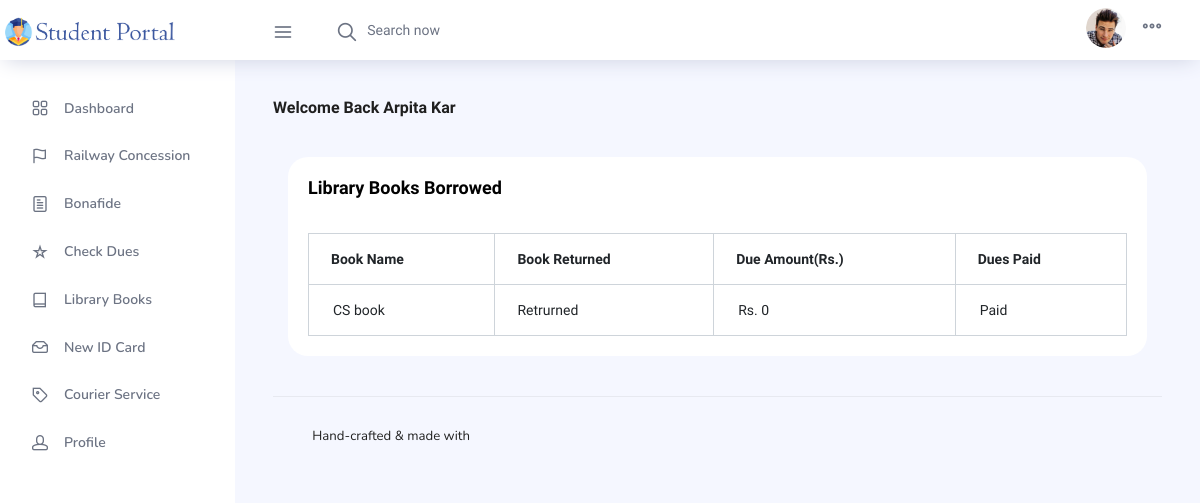
Screenshot of /student-portal/student-library-books.php (signed in) with the database file from the repository.
### tables this page shows
CREATE TABLE IF NOT EXISTS `student` (
  `s_id` int NOT NULL AUTO_INCREMENT,
  `branch` varchar(100) NOT NULL,
  `first_name` varchar(100) NOT NULL,
  `last_name` varchar(100) NOT NULL,
  `mother_name` varchar(100) NOT NULL,
  `religion` varchar(100) NOT NULL,
  `gender` varchar(100) NOT NULL,
  `dob` varchar(100) NOT NULL,
  `pob` varchar(100) NOT NULL,
  `s_email` varchar(100) NOT NULL,
  `s_pwd` varchar(100) NOT NULL,
  `phone` varchar(100) NOT NULL,
  `year` varchar(100) NOT NULL,
  `home_stn` varchar(100) NOT NULL,
  `age` varchar(100) NOT NULL,
  `ila` varchar(100) NOT NULL,
  `doa` varchar(100) NOT NULL,
  `reason` varchar(100) NOT NULL,
  `remark` varchar(100) NOT NULL,
  PRIMARY KEY (`s_id`)
);

CREATE TABLE IF NOT EXISTS `student_library_map` (
  `sr` int NOT NULL AUTO_INCREMENT,
  `s_id` int NOT NULL,
  `librarystatus` varchar(100) NOT NULL,
  `book_id` int DEFAULT NULL,
  `dues` varchar(100) DEFAULT NULL,
  `book_returned` varchar(100) NOT NULL,
  PRIMARY KEY (`sr`),
  KEY `book_id` (`book_id`),
  KEY `s_id` (`s_id`)
);

CREATE TABLE IF NOT EXISTS `library` (
  `book_id` int NOT NULL AUTO_INCREMENT,
  `book_name` varchar(100) NOT NULL,
  `author_name` varchar(100) NOT NULL,
  PRIMARY KEY (`book_id`)
);

### student-portal/student-library-books.php (the view, shortened to what this page needs)
<!DOCTYPE html>
<html lang="en">
  <head>
    <link rel="stylesheet" href="vendors/feather/feather.css">
    <link rel="stylesheet" href="vendors/ti-icons/css/themify-icons.css">
    <link rel="stylesheet" href="vendors/css/vendor.bundle.base.css">
    <link rel="stylesheet" href="vendors/datatables.net-bs4/dataTables.bootstrap4.css">
    <link rel="stylesheet" href="vendors/ti-icons/css/themify-icons.css">
    <link rel="stylesheet" type="text/css" href="js/select.dataTables.min.css">
    <link rel="stylesheet" href="css/vertical-layout-light/style.css">
    <link href="css/style.css" rel='stylesheet' type='text/css' />
    <link rel="stylesheet" href="css/clndr.css" type="text/css" />
  </head>
  <body>
    <?php
        $conn = mysqli_connect("localhost", "root", "", "crce") or die(mysqli_error($conn));
        $s_id = $_SESSION['s_id'];
        $sql = "SELECT first_name, last_name FROM student WHERE s_id='$s_id'";
        $selectResult = mysqli_query($conn,$sql);
        $studentDetails = mysqli_fetch_assoc($selectResult);
        $sName = $studentDetails["first_name"];
        $slName = $studentDetails["last_name"];
        $query = "
                  SELECT * FROM student as s, student_library_map as sl, library as l
                  WHERE
                  s.s_id = sl.s_id AND
                  sl.book_id = l.book_id AND
                  s.s_id = '$s_id';
                ";
        $data = mysqli_query($conn, $query);
    ?>
    <div class="container-scroller">
        <nav class="navbar col-lg-12 col-12 p-0 fixed-top d-flex flex-row">
          <div class="text-center navbar-brand-wrapper d-flex align-items-center justify-content-center">
            <a class="navbar-brand brand-logo mr-5" href="student-dashboard.php"><img src="images/student-logo.png" class="mr-2" alt="logo"/></a>
          </div>
          <div class="navbar-menu-wrapper d-flex align-items-center justify-content-end">
            <button class="navbar-toggler navbar-toggler align-self-center" type="button" data-toggle="minimize">
              <span class="icon-menu"></span>
            </button>
            <ul class="navbar-nav mr-lg-2">
              <li class="nav-item nav-search d-none d-lg-block">
                <div class="input-group">
                  <div class="input-group-prepend hover-cursor" id="navbar-search-icon">
                    <span class="input-group-text" id="search">
                      <i class="icon-search"></i>
                    </span>
                  </div>
                  <input type="text" class="form-control" id="navbar-search-input" placeholder="Search now" aria-label="search" aria-describedby="search">
                </div>
              </li>
            </ul>
            <ul class="navbar-nav navbar-nav-right">
              <li class="nav-item nav-profile dropdown">
                <a class="nav-link dropdown-toggle" href="#" data-toggle="dropdown" id="profileDropdown">
                  <img src="images/faces/face28.jpg" alt="profile"/>
                </a>
              </li>
              <li class="nav-item nav-settings d-none d-lg-flex">
                <a class="nav-link" href="#">
                  <i class="icon-ellipsis"></i>
                </a>
              </li>
            </ul>
          </div>
        </nav>
      <div class="container-fluid page-body-wrapper">
          <nav class="sidebar sidebar-offcanvas" id="sidebar">
            <ul class="nav">
              <li class="nav-item">
                <a class="nav-link" href="student-dashboard.php">
                  <i class="icon-grid menu-icon"></i>
                  <span class="menu-title">Dashboard</span>
                </a>
              </li>
              <li class="nav-item">
                <a class="nav-link" href="student-train.php">
                  <i class="icon-flag menu-icon"></i>
                  <span class="menu-title">Railway Concession</span>
                </a>
              </li>
              <li class="nav-item">
              <a class="nav-link" href="student-bonafide.php">
                  <i class="icon-paper menu-icon"></i>
                  <span class="menu-title">Bonafide</span>
                </a>
              </li>
              <li class="nav-item">
              <a class="nav-link" href="student-dues.php">
                  <i class="icon-star menu-icon"></i>
                  <span class="menu-title">Check Dues</span>
                </a>
              </li>
              <li class="nav-item">
              <a class="nav-link" href="student-library-books.php">
                  <i class="icon-book menu-icon"></i>
                  <span class="menu-title">Library Books</span>
                </a>
              </li>
              <li class="nav-item">
                <a class="nav-link" data-toggle="collapse" href="#ui-basic" aria-expanded="false" aria-controls="ui-basic">
                  <i class="icon-archive menu-icon"></i>
                  <span class="menu-title">New ID Card</span>
                </a>
              </li>
              <li class="nav-item">
                <a class="nav-link" data-toggle="collapse" href="#ui-basic" aria-expanded="false" aria-controls="ui-basic">
                  <i class="icon-tag menu-icon"></i>
                  <span class="menu-title">Courier Service</span>
                </a>
              </li>
              <li class="nav-item">
                <a class="nav-link" data-toggle="collapse" href="#ui-basic" aria-expanded="false" aria-controls="ui-basic">
                  <i class="icon-head menu-icon"></i>
                  <span class="menu-title">Profile</span>
                </a>
              </li>
            </ul>
          </nav>
        <div class="main-panel">
            <div class="content-wrapper">
                <div class="row">
                  <div class="col-md-12 grid-margin">
                    <div class="row">
                      <div class="col-12 col-xl-8 mb-4 mb-xl-0">
                        <h3 class="font-weight-bold">Welcome Back <?php echo " {$sName} {$slName}"; ?></h3>
                      </div>
                    </div>
                  </div>
                </div>
                <div class="col-lg-12 grid-margin stretch-card">
                    <div class="card">
                        <div class="card-body">
                            <h4 class="card-title">Library Books Borrowed</h4>
                            <div class="table-responsive pt-3">
                                <table class="table table-bordered">
                                    <thead>
                                        <tr>
                                            <th>Book Name</th>
                                            <th>Book Returned</th>
                                            <th>Due Amount(Rs.)</th>
                                            <th>Dues Paid</th>
                                        </tr>
                                    </thead>
                                    <tbody>
                                    <?php
                                        while($result = mysqli_fetch_assoc($data))
                                            {
                                                if ($result['librarystatus'] == "Yes") {
                                                    $library = "Paid";
                                                }
                                                else {
                                                    $library = "Not Paid";
                                                }
                                                echo"
                                                    <tr class='text-gray-700 dark:text-gray-400'>
                                                        <td class='px-4 py-3 text-sm'>".$result['book_name']."</td>
                                                        <td>".$result['book_returned']."</td>
                                                        <td class='px-4 py-3 text-sm'>Rs. ".$result['dues']."</td>
                                                        <td class='px-4 py-3 text-sm'>".$library."</td>
                                                    </tr>";
                                            }
                                        ?>
                                    </tbody>
                                </table>
                            </div>
                        </div>
                    </div>
                </div>
                <footer class="footer">
                  <div class="d-sm-flex justify-content-center justify-content-sm-between">
                    <span class="float-none float-sm-right d-block mt-1 mt-sm-0 text-center">Hand-crafted & made with <i class="ti-heart text-danger ml-1"></i></span>
                  </div>
                </footer>
            </div>
        </div>
      </div>
    </div>
        <link rel="stylesheet" href="css/clndr.css" type="text/css" />
  </body>
</html>

### student-portal/css/style.css (style rules this page uses)
html,body,div,span,applet,object,iframe,h1,h2,h3,h4,h5,h6,p,blockquote,pre,a,abbr,acronym,address,big,cite,code,del,dfn,em,img,ins,kbd,q,s,samp,small,strike,strong,sub,sup,tt,var,b,u,i,dl,dt,dd,ol,nav ul,nav li,fieldset,form,label,legend,table,caption,tbody,tfoot,thead,tr,th,td,article,aside,canvas,details,embed,figure,figcaption,footer,header,hgroup,menu,nav,output,ruby,section,summary,time,mark,audio,video { margin:0;padding:0;border:0;font-size:100%;font:inherit;vertical-align:baseline; }
article, aside, details, figcaption, figure,footer, header, hgroup, menu, nav, section { display: block; }
ol,ul { list-style:none;margin:0px;padding:0px; }
table { border-collapse:collapse;border-spacing:0; }
a { text-decoration:none; }
img { max-width:100%; }
html, body { font-family: 'Maven Pro', sans-serif; background:#443266; }
body a { transition:0.5s all; -webkit-transition:0.5s all; -moz-transition:0.5s all; -o-transition:0.5s all; -ms-transition:0.5s all; text-decoration:none; }

### rows the page displays
student: first_name "Arpita", last_name "Kar"
student_library_map: book.book_name "CS book", book_returned "Retrurned", dues "0", librarystatus "Paid"
